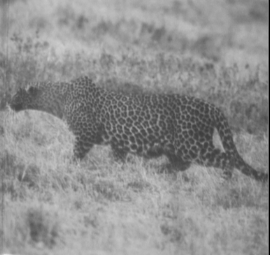
%> input picture homework2/cheetah.bmp, 270 x 255 px
$ octave HW2_3.m   (GNU Octave 9; MATLAB toolbox functions it lacks are replaced by stand-ins)
%> lines starting %> are read from the running program, lines starting %| are printed output that depends on the picture
% read img;
img = imread('cheetah.bmp');
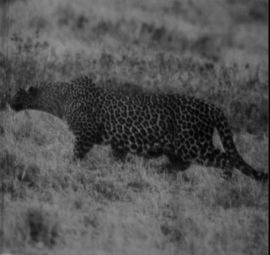
%> img: size 255x270 uint8; min 0, max 149, mean 82.8
img = double(img) / 255;
%> img: size 255x270 double

% padding img with zero;
I = zeros(263, 278);
for row = 5 : 259
    for col = 5 : 274
        I(row, col) = img(row - 4, col - 4);
    end
end
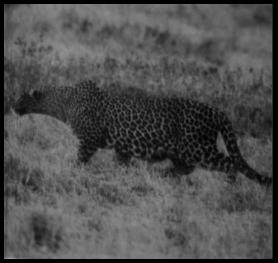
%> I: size 263x278 double; min 0, max 0.584, mean 0.306

% read pattern;
%> (the run ends here)
